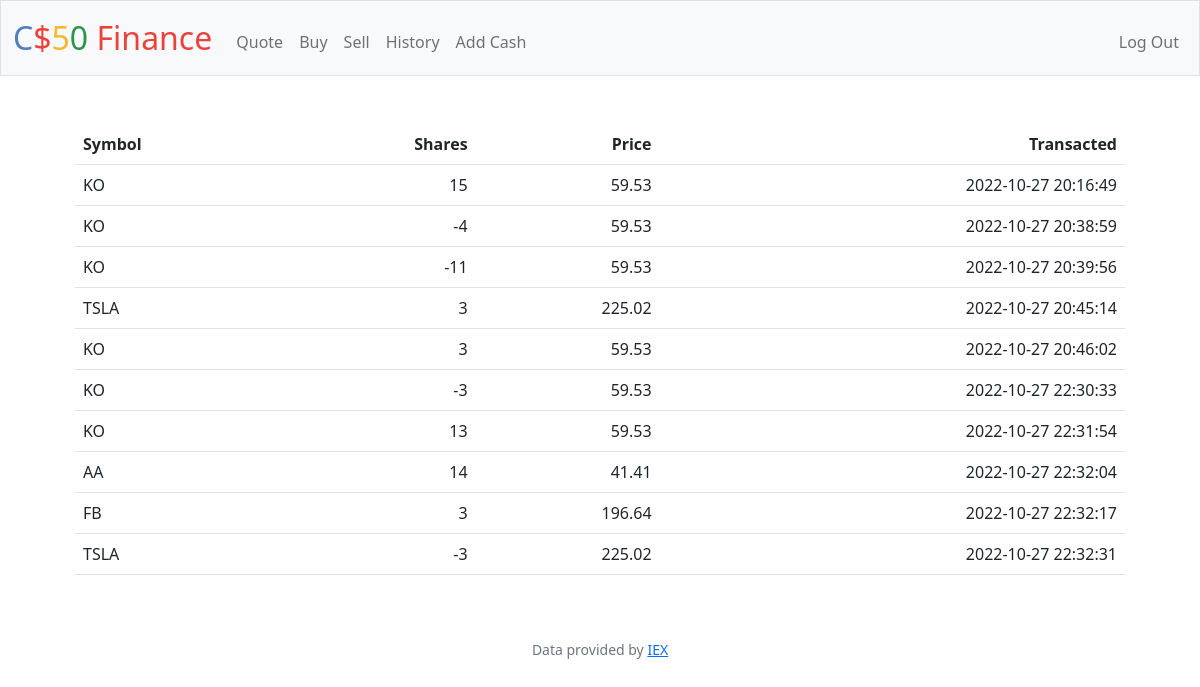
Screenshot of /history (signed in) with the database file from the repository.
### tables this page shows
CREATE TABLE stocks_owned(id INTEGER PRIMARY KEY AUTOINCREMENT NOT NULL, user_id INTEGER,symbol TEXT,name TEXT, price INTEGER, date DATETIME, shares INTEGER, cash_spent FLOAT, FOREIGN KEY (user_id) REFERENCES users(id));

### app.py (the view)
@app.route("/history")
@login_required
def history():
    table = db.execute("SELECT symbol, shares, price, date FROM stocks_owned WHERE user_id=?", session["user_id"])
    return render_template("history.html", table=table)

### app.py (called while the page is built)
@app.after_request
def after_request(response):
    response.headers["Cache-Control"] = "no-cache, no-store, must-revalidate"
    response.headers["Expires"] = 0
    response.headers["Pragma"] = "no-cache"
    return response

### helpers.py (called while the page is built)
def login_required(f):
    @wraps(f)
    def decorated_function(*args, **kwargs):
        if session.get("user_id") is None:
            return redirect("/login")
        return f(*args, **kwargs)
    return decorated_function

### templates/history.html (shortened to what this page needs)
{% extends "layout.html" %}
{% block main %}
<table class="table table-stripped">
<thead>
    <th class="text-start">Symbol</th>
    <th class="text-end">Shares</th>
    <th class="text-end">Price</th>
    <th class="text-end">Transacted</th>
</thead>
<tbody>
    {% for row in table %}
        <tr>
            <td class="text-start">{{row.symbol}}</td>
            <td class="text-end">{{row.shares}}</td>
            <td class="text-end">{{row.price}}</td>
            <td class="text-end">{{row.date}}</td>
        </tr>
    {% endfor %}
</tbody>
</table>
{% endblock %}

### templates/layout.html (shortened to what this page needs)
<!DOCTYPE html>
<html lang="en">
    <head>
        <link href="https://cdn.jsdelivr.net/npm/bootstrap@5.1.3/dist/css/bootstrap.min.css" rel="stylesheet">
        <link href="/static/styles.css" rel="stylesheet">
    </head>
    <body>
        <nav class="bg-light border navbar navbar-expand-md navbar-light">
            <div class="container-fluid">
                <a class="navbar-brand" href="/"><span class="blue">C</span><span class="red">$</span><span class="yellow">5</span><span class="green">0</span> <span class="red">Finance</span></a>
                <div class="collapse navbar-collapse" id="navbar">
                    {% if session["user_id"] %}
                        <ul class="navbar-nav me-auto mt-2">
                            <li class="nav-item"><a class="nav-link" href="/quote">Quote</a></li>
                            <li class="nav-item"><a class="nav-link" href="/buy">Buy</a></li>
                            <li class="nav-item"><a class="nav-link" href="/sell">Sell</a></li>
                            <li class="nav-item"><a class="nav-link" href="/history">History</a></li>
                            <li class="nav-item"><a class="nav-link" href="/cash">Add Cash</a></li>
                        </ul>
                        <ul class="navbar-nav ms-auto mt-2">
                            <li class="nav-item"><a class="nav-link" href="/logout">Log Out</a></li>
                        </ul>
                    {% else %}
                        <ul class="navbar-nav ms-auto mt-2">
                            <li class="nav-item"><a class="nav-link" href="/register">Register</a></li>
                            <li class="nav-item"><a class="nav-link" href="/login">Log In</a></li>
                        </ul>
                    {% endif %}
                </div>
            </div>
        </nav>
        <main class="container py-5 text-center">
            {% block main %}{% endblock %}
        </main>
        <footer class="mb-5 small text-center text-muted">
            Data provided by <a href="https://iexcloud.io/">IEX</a>
        </footer>
    </body>
</html>

### static/styles.css (style rules this page uses)
.container { margin-left: auto; margin-right: auto; padding-left: 15px; padding-right: 15px; text-align: center; width: 90%; }
tbody, td, tfoot, th, thead, tr { border-color: inherit; border-style: solid; border-width: 0; }
.table>:not(:first-child) { border-top: 2px ; }
table { caption-side: bottom; border-collapse: collapse; text-indent: initial; border-spacing: 2px; }
nav .navbar-brand { font-size: xx-large; }
nav .navbar-brand .blue { color: #537fbe; }
nav .navbar-brand .red { color: #ea433b; }
nav .navbar-brand .yellow { color: #f5b82e; }
nav .navbar-brand .green { color: #2e944b; }

### rows the page displays
stocks_owned: symbol "KO", shares "15", price "59.53", date "2022-10-27 20:16:49"
stocks_owned: symbol "KO", shares "-4", price "59.53", date "2022-10-27 20:38:59"
stocks_owned: symbol "KO", shares "-11", price "59.53", date "2022-10-27 20:39:56"
stocks_owned: symbol "TSLA", shares "3", price "225.02", date "2022-10-27 20:45:14"
stocks_owned: symbol "KO", shares "3", price "59.53", date "2022-10-27 20:46:02"
stocks_owned: symbol "KO", shares "-3", price "59.53", date "2022-10-27 22:30:33"
stocks_owned: symbol "KO", shares "13", price "59.53", date "2022-10-27 22:31:54"
stocks_owned: symbol "AA", shares "14", price "41.41", date "2022-10-27 22:32:04"
stocks_owned: symbol "FB", shares "3", price "196.64", date "2022-10-27 22:32:17"
stocks_owned: symbol "TSLA", shares "-3", price "225.02", date "2022-10-27 22:32:31"
